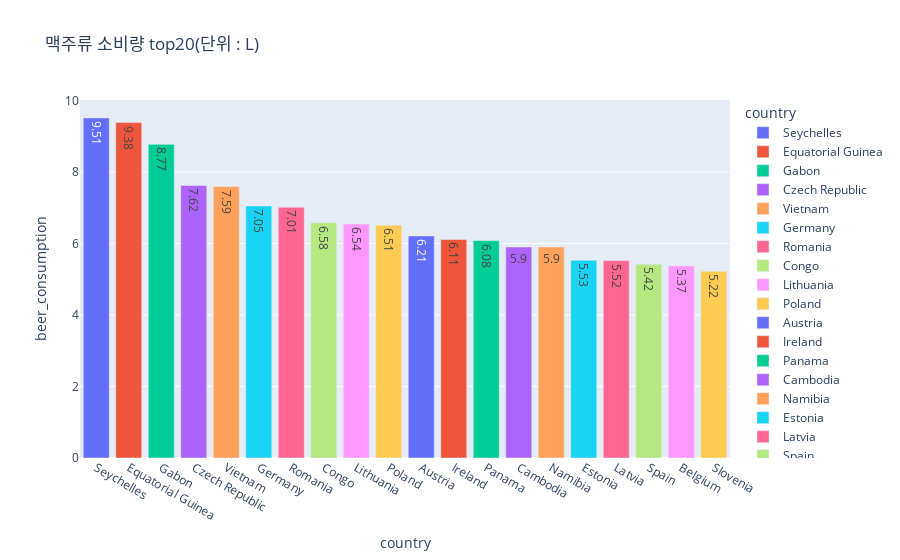

The notebook cell saved with this chart:
### Code cell
px.bar(df.sort_values('beer_consumption',ascending=False).head(20), x='country', y='beer_consumption', title="맥주류 소비량 top20(단위 : L)",   text='beer_consumption',color='country', color_continuous_scale='matter')

### Figure 1 — Plotly figure (JSON) as saved in the notebook; plotly's stock layout.template omitted (floating-point values rounded to 4 significant figures)
{"data": [{"alignmentgroup": "True", "hovertemplate": "country=%{x}<br>beer_consumption=%{text}<extra></extra>", "legendgroup": "Seychelles", "marker": {"color": "#636efa", "pattern": {"shape": ""}}, "name": "Seychelles", "offsetgroup": "Seychelles", "orientation": "v", "showlegend": true, "text": [9.51], "textposition": "auto", "type": "bar", "x": ["Seychelles"], "xaxis": "x", "y": [9.51], "yaxis": "y"}, {"alignmentgroup": "True", "hovertemplate": "country=%{x}<br>beer_consumption=%{text}<extra></extra>", "legendgroup": "Equatorial Guinea", "marker": {"color": "#EF553B", "pattern": {"shape": ""}}, "name": "Equatorial Guinea", "offsetgroup": "Equatorial Guinea", "orientation": "v", "showlegend": true, "text": [9.38], "textposition": "auto", "type": "bar", "x": ["Equatorial Guinea"], "xaxis": "x", "y": [9.38], "yaxis": "y"}, {"alignmentgroup": "True", "hovertemplate": "country=%{x}<br>beer_consumption=%{text}<extra></extra>", "legendgroup": "Gabon", "marker": {"color": "#00cc96", "pattern": {"shape": ""}}, "name": "Gabon", "offsetgroup": "Gabon", "orientation": "v", "showlegend": true, "text": [8.77], "textposition": "auto", "type": "bar", "x": ["Gabon"], "xaxis": "x", "y": [8.77], "yaxis": "y"}, {"alignmentgroup": "True", "hovertemplate": "country=%{x}<br>beer_consumption=%{text}<extra></extra>", "legendgroup": "Czech Republic", "marker": {"color": "#ab63fa", "pattern": {"shape": ""}}, "name": "Czech Republic", "offsetgroup": "Czech Republic", "orientation": "v", "showlegend": true, "text": [7.62], "textposition": "auto", "type": "bar", "x": ["Czech Republic"], "xaxis": "x", "y": [7.62], "yaxis": "y"}, {"alignmentgroup": "True", "hovertemplate": "country=%{x}<br>beer_consumption=%{text}<extra></extra>", "legendgroup": "Vietnam", "marker": {"color": "#FFA15A", "pattern": {"shape": ""}}, "name": "Vietnam", "offsetgroup": "Vietnam", "orientation": "v", "showlegend": true, "text": [7.59], "textposition": "auto", "type": "bar", "x": ["Vietnam"], "xaxis": "x", "y": [7.59], "yaxis": "y"}, {"alignmentgroup": "True", "hovertemplate": "country=%{x}<br>beer_consumption=%{text}<extra></extra>", "legendgroup": "Germany", "marker": {"color": "#19d3f3", "pattern": {"shape": ""}}, "name": "Germany", "offsetgroup": "Germany", "orientation": "v", "showlegend": true, "text": [7.05], "textposition": "auto", "type": "bar", "x": ["Germany"], "xaxis": "x", "y": [7.05], "yaxis": "y"}, {"alignmentgroup": "True", "hovertemplate": "country=%{x}<br>beer_consumption=%{text}<extra></extra>", "legendgroup": "Romania", "marker": {"color": "#FF6692", "pattern": {"shape": ""}}, "name": "Romania", "offsetgroup": "Romania", "orientation": "v", "showlegend": true, "text": [7.01], "textposition": "auto", "type": "bar", "x": ["Romania"], "xaxis": "x", "y": [7.01], "yaxis": "y"}, {"alignmentgroup": "True", "hovertemplate": "country=%{x}<br>beer_consumption=%{text}<extra></extra>", "legendgroup": "Congo", "marker": {"color": "#B6E880", "pattern": {"shape": ""}}, "name": "Congo", "offsetgroup": "Congo", "orientation": "v", "showlegend": true, "text": [6.58], "textposition": "auto", "type": "bar", "x": ["Congo"], "xaxis": "x", "y": [6.58], "yaxis": "y"}, {"alignmentgroup": "True", "hovertemplate": "country=%{x}<br>beer_consumption=%{text}<extra></extra>", "legendgroup": "Lithuania", "marker": {"color": "#FF97FF", "pattern": {"shape": ""}}, "name": "Lithuania", "offsetgroup": "Lithuania", "orientation": "v", "showlegend": true, "text": [6.54], "textposition": "auto", "type": "bar", "x": ["Lithuania"], "xaxis": "x", "y": [6.54], "yaxis": "y"}, {"alignmentgroup": "True", "hovertemplate": "country=%{x}<br>beer_consumption=%{text}<extra></extra>", "legendgroup": "Poland", "marker": {"color": "#FECB52", "pattern": {"shape": ""}}, "name": "Poland", "offsetgroup": "Poland", "orientation": "v", "showlegend": true, "text": [6.51], "textposition": "auto", "type": "bar", "x": ["Poland"], "xaxis": "x", "y": [6.51], "yaxis": "y"}, {"alignmentgroup": "True", "hovertemplate": "country=%{x}<br>beer_consumption=%{text}<extra></extra>", "legendgroup": "Austria", "marker": {"color": "#636efa", "pattern": {"shape": ""}}, "name": "Austria", "offsetgroup": "Austria", "orientation": "v", "showlegend": true, "text": [6.21], "textposition": "auto", "type": "bar", "x": ["Austria"], "xaxis": "x", "y": [6.21], "yaxis": "y"}, {"alignmentgroup": "True", "hovertemplate": "country=%{x}<br>beer_consumption=%{text}<extra></extra>", "legendgroup": "Ireland", "marker": {"color": "#EF553B", "pattern": {"shape": ""}}, "name": "Ireland", "offsetgroup": "Ireland", "orientation": "v", "showlegend": true, "text": [6.11], "textposition": "auto", "type": "bar", "x": ["Ireland"], "xaxis": "x", "y": [6.11], "yaxis": "y"}, {"alignmentgroup": "True", "hovertemplate": "country=%{x}<br>beer_consumption=%{text}<extra></extra>", "legendgroup": "Panama", "marker": {"color": "#00cc96", "pattern": {"shape": ""}}, "name": "Panama", "offsetgroup": "Panama", "orientation": "v", "showlegend": true, "text": [6.08], "textposition": "auto", "type": "bar", "x": ["Panama"], "xaxis": "x", "y": [6.08], "yaxis": "y"}, {"alignmentgroup": "True", "hovertemplate": "country=%{x}<br>beer_consumption=%{text}<extra></extra>", "legendgroup": "Cambodia", "marker": {"color": "#ab63fa", "pattern": {"shape": ""}}, "name": "Cambodia", "offsetgroup": "Cambodia", "orientation": "v", "showlegend": true, "text": [5.9], "textposition": "auto", "type": "bar", "x": ["Cambodia"], "xaxis": "x", "y": [5.9], "yaxis": "y"}, {"alignmentgroup": "True", "hovertemplate": "country=%{x}<br>beer_consumption=%{text}<extra></extra>", "legendgroup": "Namibia", "marker": {"color": "#FFA15A", "pattern": {"shape": ""}}, "name": "Namibia", "offsetgroup": "Namibia", "orientation": "v", "showlegend": true, "text": [5.9], "textposition": "auto", "type": "bar", "x": ["Namibia"], "xaxis": "x", "y": [5.9], "yaxis": "y"}, {"alignmentgroup": "True", "hovertemplate": "country=%{x}<br>beer_consumption=%{text}<extra></extra>", "legendgroup": "Estonia", "marker": {"color": "#19d3f3", "pattern": {"shape": ""}}, "name": "Estonia", "offsetgroup": "Estonia", "orientation": "v", "showlegend": true, "text": [5.53], "textposition": "auto", "type": "bar", "x": ["Estonia"], "xaxis": "x", "y": [5.53], "yaxis": "y"}, {"alignmentgroup": "True", "hovertemplate": "country=%{x}<br>beer_consumption=%{text}<extra></extra>", "legendgroup": "Latvia", "marker": {"color": "#FF6692", "pattern": {"shape": ""}}, "name": "Latvia", "offsetgroup": "Latvia", "orientation": "v", "showlegend": true, "text": [5.52], "textposition": "auto", "type": "bar", "x": ["Latvia"], "xaxis": "x", "y": [5.52], "yaxis": "y"}, {"alignmentgroup": "True", "hovertemplate": "country=%{x}<br>beer_consumption=%{text}<extra></extra>", "legendgroup": "Spain", "marker": {"color": "#B6E880", "pattern": {"shape": ""}}, "name": "Spain", "offsetgroup": "Spain", "orientation": "v", "showlegend": true, "text": [5.42], "textposition": "auto", "type": "bar", "x": ["Spain"], "xaxis": "x", "y": [5.42], "yaxis": "y"}, {"alignmentgroup": "True", "hovertemplate": "country=%{x}<br>beer_consumption=%{text}<extra></extra>", "legendgroup": "Belgium", "marker": {"color": "#FF97FF", "pattern": {"shape": ""}}, "name": "Belgium", "offsetgroup": "Belgium", "orientation": "v", "showlegend": true, "text": [5.37], "textposition": "auto", "type": "bar", "x": ["Belgium"], "xaxis": "x", "y": [5.37], "yaxis": "y"}, {"alignmentgroup": "True", "hovertemplate": "country=%{x}<br>beer_consumption=%{text}<extra></extra>", "legendgroup": "Slovenia", "marker": {"color": "#FECB52", "pattern": {"shape": ""}}, "name": "Slovenia", "offsetgroup": "Slovenia", "orientation": "v", "showlegend": true, "text": [5.22], "textposition": "auto", "type": "bar", "x": ["Slovenia"], "xaxis": "x", "y": [5.22], "yaxis": "y"}], "layout": {"barmode": "relative", "legend": {"title": {"text": "country"}, "tracegroupgap": 0}, "title": {"text": "맥주류 소비량 top20(단위 : L)"}, "xaxis": {"anchor": "y", "categoryarray": ["Seychelles", "Equatorial Guinea", "Gabon", "Czech Republic", "Vietnam", "Germany", "Romania", "Congo", "Lithuania", "Poland", "Austria", "Ireland", "Panama", "Cambodia", "Namibia", "Estonia", "Latvia", "Spain", "Belgium", "Slovenia"], "categoryorder": "array", "domain": [0, 1], "title": {"text": "country"}}, "yaxis": {"anchor": "x", "domain": [0, 1], "title": {"text": "beer_consumption"}}}}
